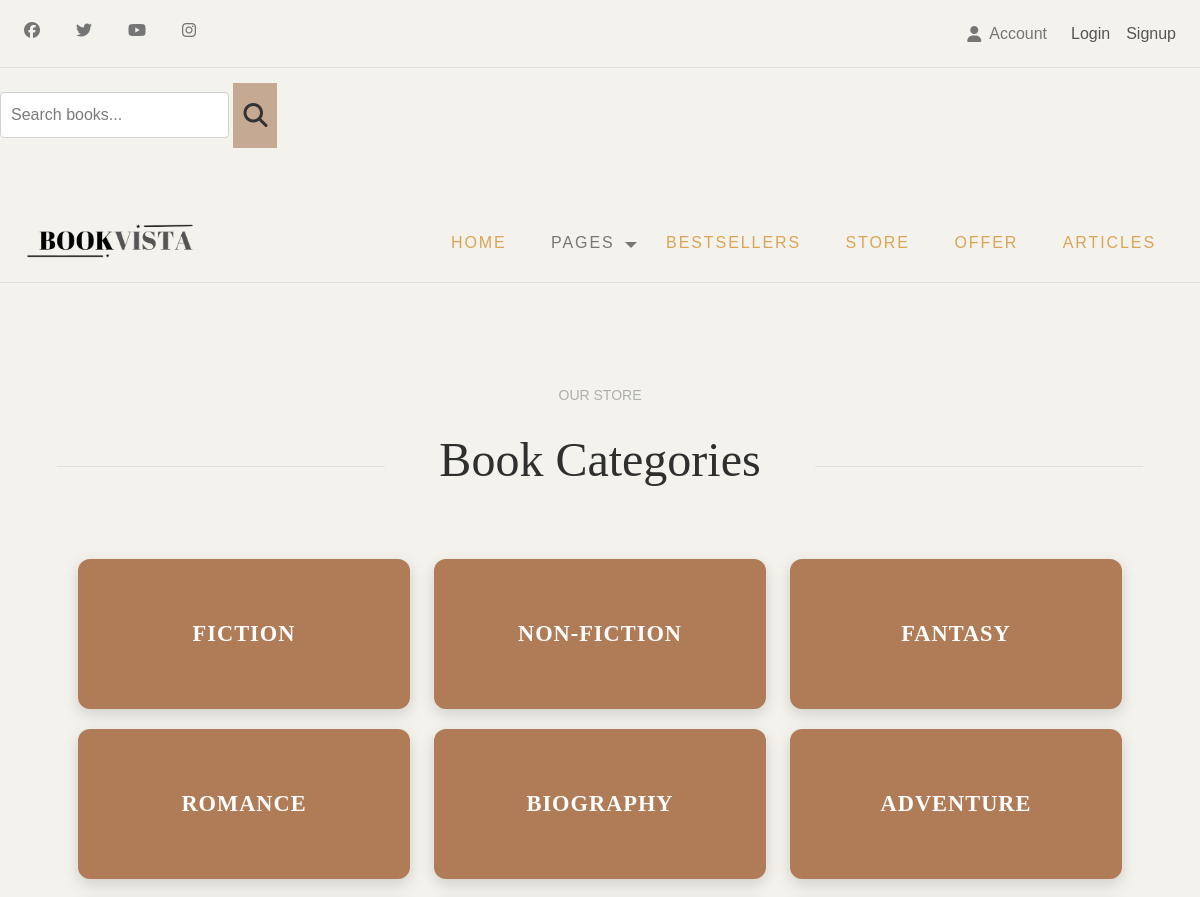
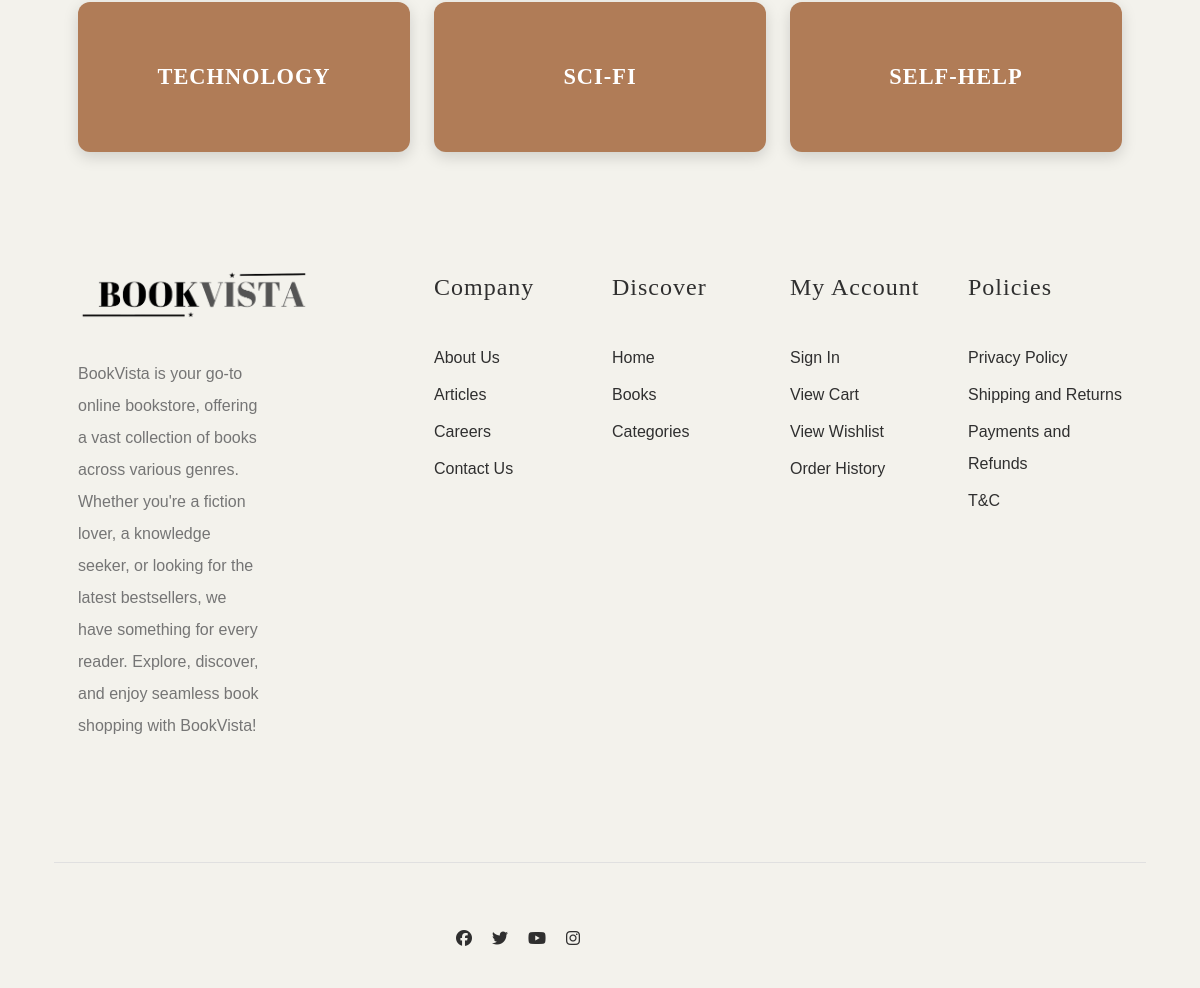
The page /category on the database its author committed (2 pictures, top to bottom).
### fifthclass/fifthapp/models.py (models this page shows, shortened)
class CategoryModel(models.Model):
    name = models.CharField(max_length=100, null=True, blank=True)

### fifthclass/fifthapp/views.py (the view)
# urls.py: path('category', views.CategoryView, name='category'),
def CategoryView(request):
    cat = CategoryModel.objects.all()
    return render(request,'category.html',{'cat':cat})

### fifthclass/fifthapp/views.py (called while the page is built)
def cart_and_wishlist_count(request):
    cart_count = CartModel.objects.filter(user=request.user).count() if request.user.is_authenticated else 0
    wishlist_count = WishlistModel.objects.filter(user=request.user).count() if request.user.is_authenticated else 0
    return {'cart_count': cart_count, 'wishlist_count': wishlist_count}

### templates/category.html (shortened to what this page needs)
{% extends 'base.html'%}
{% load static %}
{% block content %}
<link href="{%static 'css/bookstyle.css'%}" rel="stylesheet">
<section id="popular-books" class="bookshelf py-5 my-5">
		<div class="container">
			<div class="row">
				<div class="col-md-12">
					<div class="section-header align-center">
						<div class="title">
							<span>OUR STORE</span>
						</div>
						<h2 class="section-title">Book Categories</h2>
					</div>
    <section class="category-section">
        <div class="container">
            <div class="row">
                  {% for item in cat %}
                <div class="col-md-4">
                    <div class="category-card fiction">
                        <h3> <a href="{% url 'categorydetails' item.id %}" > {{item.name}} </a></h3>
                    </div>
                </div>
              {% endfor %}
            </div>
        </div>
    </section>
                    <footer id="footer">
		<div class="container">
			<div class="row">
				<div class="col-md-4">
					<div class="footer-item">
						<div class="company-brand">
							<img src="static/images/bookvistalogo2.png" alt="logo" class="footer-logo">
							<p>BookVista is your go-to online bookstore, offering a vast collection of books across various genres.
								Whether you're a fiction lover, a knowledge seeker, or looking for the latest bestsellers, we have something for every reader. Explore, discover, and enjoy seamless book shopping with BookVista!
							</p>
						</div>
					</div>
				</div>
				<div class="col-md-2">
					<div class="footer-menu">
						<h5>Company</h5>
						<ul class="menu-list">
							<li class="menu-item">
								<a href="{% url 'about' %}">About Us</a>
							</li>
							<li class="menu-item">
								<a href="{% url 'articles' %}">Articles </a>
							</li>
							<li class="menu-item">
								<a href="{% url 'careers' %}">Careers</a>
							</li>
							<li class="menu-item">
								<a href="{% url 'contactus' %}">Contact Us</a>
							</li>
						</ul>
					</div>
				</div>
				<div class="col-md-2">
					<div class="footer-menu">
						<h5>Discover</h5>
						<ul class="menu-list">
							<li class="menu-item">
								<a href="{% url 'home' %}">Home</a>
							</li>
							<li class="menu-item">
								<a href="{% url 'category' %}">Books</a>
							</li>
							<li class="menu-item">
								<a href="{% url 'category' %}">Categories</a>
							</li>
						</ul>
					</div>
				</div>
				<div class="col-md-2">
					<div class="footer-menu">
						<h5>My account</h5>
						<ul class="menu-list">
							<li class="menu-item">
								<a href="{% url 'login' %}">Sign In</a>
							</li>
							<li class="menu-item">
								<a href="{% url 'cart' %}">View Cart</a>
							</li>
							<li class="menu-item">
								<a href="{% url 'wishlist' %}">View Wishlist</a>
							</li>
							<li class="menu-item">
								<a href="{% url 'order_history' %}">Order History</a>
							</li>
						</ul>
					</div>
				</div>
				<div class="col-md-2">
					<div class="footer-menu">
						<h5>Policies</h5>
						<ul class="menu-list">
							<li class="menu-item">
								<a href="{% url 'privacypolicy' %}">Privacy Policy</a>
							</li>
							<li class="menu-item">
								<a href="{% url 'shipping&returns' %}">Shipping and Returns</a>
							</li>
							<li class="menu-item">
								<a href="{% url 'payments&refund' %}">Payments and Refunds</a>
							</li>
							<li class="menu-item">
								<a href="{% url 't&c' %}">T&C</a>
							</li>
						</ul>
					</div>
				</div>
			</div>
		</div>
	</footer>
	<div id="footer-bottom">
		<div class="container">
			<div class="row">
				<div class="col-md-12">
							<div class="col-md-6">
								<div class="social-links align-right">
									<ul>
										<li>
											<a href="#"><i class="fab fa-facebook"></i></a>
										</li>
										<li>
											<a href="#"><i class="fab fa-twitter"></i></a>
										</li>
										<li>
											<a href="#"><i class="fab fa-youtube"></i></a>
										</li>
										<li>
											<a href="#"><i class="fab fa-instagram"></i></a>
										</li>
									</ul>
								</div>
							</div>
						</div>
					</div>
				</div>
			</div>
		</div>
	</div>
{% endblock %}

### static/css/bookstyle.css (style rules this page uses)
.category-card { background-color: #ffffff; padding: 30px; text-align: center; border-radius: 12px; margin-bottom: 20px; box-shadow: 0px 5px 15px rgba(0, 0, 0, 0.15); transition: transform 0.3s ease, box-shadow 0.3s ease; position: relative; overflow: hidden; display: flex; align-items: center; justify-content: center; height: 150px; }
.category-card h3 { margin: 0; font-size: 1.4rem; font-weight: bold; color: white; text-transform: uppercase; letter-spacing: 1px; position: relative; z-index: 2; }
.category-card::before { content: ""; position: absolute; top: 0; left: 0; width: 100%; height: 100%; background: rgba(0, 0, 0, 0.3); opacity: 0; transition: opacity 0.3s ease; }
.fiction { background: #b07c57; }

### rows shown on the page
CategoryModel: name "FICTION"
CategoryModel: name "NON-FICTION"
CategoryModel: name "FANTASY"
CategoryModel: name "ROMANCE"
CategoryModel: name "BIOGRAPHY"
CategoryModel: name "ADVENTURE"
CategoryModel: name "TECHNOLOGY"
CategoryModel: name "SCI-FI"
CategoryModel: name "SELF-HELP"
